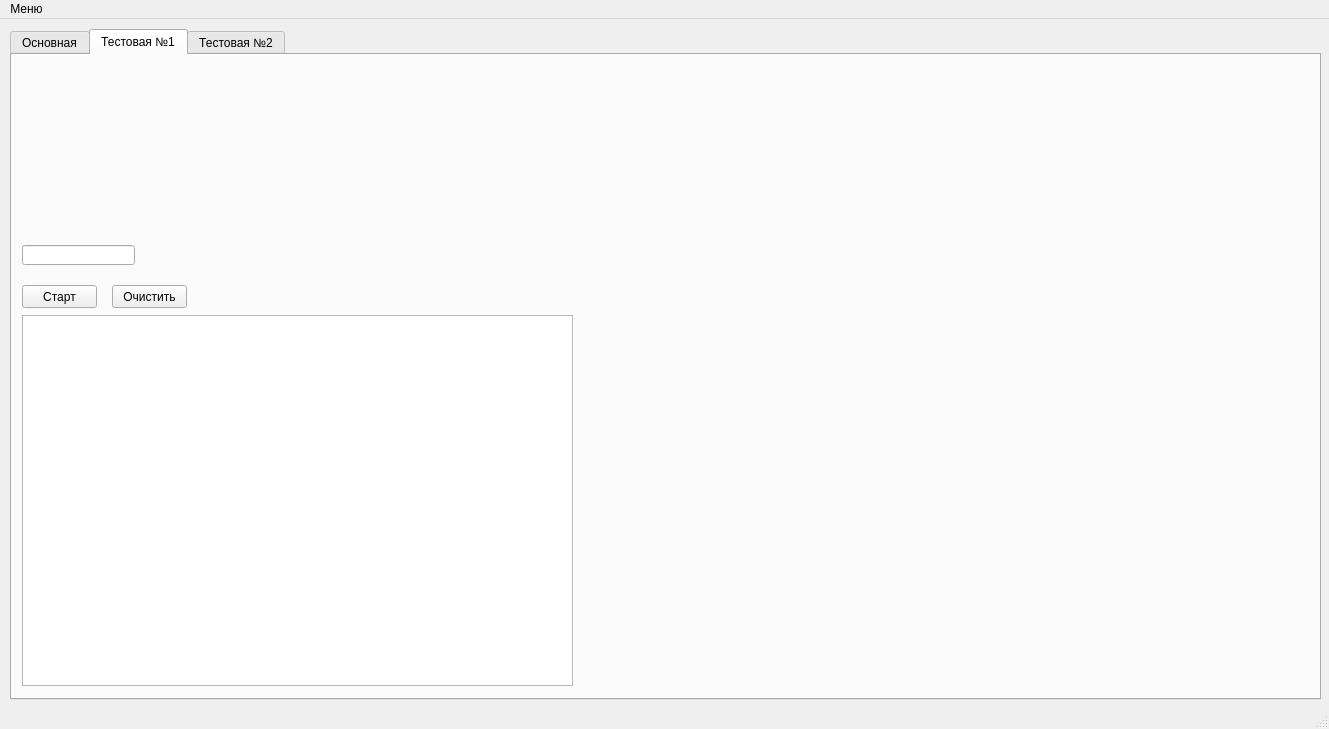
<?xml version="1.0" encoding="UTF-8"?>
<ui version="4.0">
 <class>MainWindow</class>
 <widget class="QMainWindow" name="MainWindow">
  <property name="geometry">
   <rect>
    <x>0</x>
    <y>0</y>
    <width>1329</width>
    <height>729</height>
   </rect>
  </property>
  <property name="windowTitle">
   <string>MainWindow</string>
  </property>
  <widget class="QWidget" name="centralWidget">
   <widget class="QTabWidget" name="tasks">
    <property name="geometry">
     <rect>
      <x>10</x>
      <y>10</y>
      <width>1311</width>
      <height>671</height>
     </rect>
    </property>
    <property name="currentIndex">
     <number>1</number>
    </property>
    <widget class="QWidget" name="main">
     <attribute name="title">
      <string>Основная</string>
     </attribute>
    </widget>
    <widget class="QWidget" name="test1">
     <attribute name="title">
      <string>Тестовая №1</string>
     </attribute>
     <widget class="QTableWidget" name="table0">
      <property name="geometry">
       <rect>
        <x>10</x>
        <y>260</y>
        <width>551</width>
        <height>371</height>
       </rect>
      </property>
     </widget>
     <widget class="QPushButton" name="start0">
      <property name="geometry">
       <rect>
        <x>10</x>
        <y>230</y>
        <width>75</width>
        <height>23</height>
       </rect>
      </property>
      <property name="text">
       <string>Старт</string>
      </property>
     </widget>
     <widget class="QPushButton" name="clear0">
      <property name="geometry">
       <rect>
        <x>100</x>
        <y>230</y>
        <width>75</width>
        <height>23</height>
       </rect>
      </property>
      <property name="text">
       <string>Очистить</string>
      </property>
     </widget>
     <widget class="QLineEdit" name="n0fd">
      <property name="geometry">
       <rect>
        <x>10</x>
        <y>190</y>
        <width>113</width>
        <height>20</height>
       </rect>
      </property>
     </widget>
    </widget>
    <widget class="QWidget" name="tab">
     <attribute name="title">
      <string>Тестовая №2</string>
     </attribute>
    </widget>
   </widget>
  </widget>
  <widget class="QMenuBar" name="menuBar">
   <property name="geometry">
    <rect>
     <x>0</x>
     <y>0</y>
     <width>1329</width>
     <height>21</height>
    </rect>
   </property>
   <widget class="QMenu" name="menu">
    <property name="geometry">
     <rect>
      <x>0</x>
      <y>0</y>
      <width>183</width>
      <height>50</height>
     </rect>
    </property>
    <property name="title">
     <string>Меню</string>
    </property>
   </widget>
   <addaction name="menu"/>
  </widget>
  <widget class="QStatusBar" name="statusBar"/>
 </widget>
 <layoutdefault spacing="6" margin="11"/>
 <resources/>
 <connections/>
</ui>
